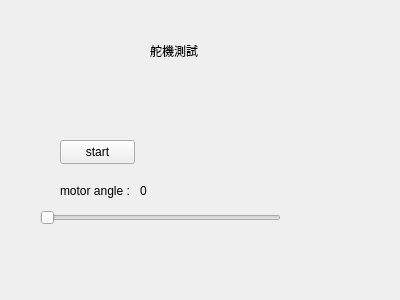
<?xml version="1.0" encoding="UTF-8"?>
<ui version="4.0">
 <class>Form</class>
 <widget class="QWidget" name="Form">
  <property name="geometry">
   <rect>
    <x>0</x>
    <y>0</y>
    <width>400</width>
    <height>300</height>
   </rect>
  </property>
  <property name="windowTitle">
   <string>Form</string>
  </property>
  <widget class="QSlider" name="Slider">
   <property name="geometry">
    <rect>
     <x>40</x>
     <y>210</y>
     <width>241</width>
     <height>16</height>
    </rect>
   </property>
   <property name="orientation">
    <enum>Qt::Orientation::Horizontal</enum>
   </property>
  </widget>
  <widget class="QLabel" name="angle">
   <property name="geometry">
    <rect>
     <x>60</x>
     <y>170</y>
     <width>81</width>
     <height>41</height>
    </rect>
   </property>
   <property name="text">
    <string>motor angle :</string>
   </property>
  </widget>
  <widget class="QLabel" name="label_2">
   <property name="geometry">
    <rect>
     <x>150</x>
     <y>30</y>
     <width>231</width>
     <height>41</height>
    </rect>
   </property>
   <property name="text">
    <string>舵機測試</string>
   </property>
  </widget>
  <widget class="QLabel" name="angel_num">
   <property name="geometry">
    <rect>
     <x>140</x>
     <y>180</y>
     <width>71</width>
     <height>21</height>
    </rect>
   </property>
   <property name="text">
    <string>0</string>
   </property>
  </widget>
  <widget class="QPushButton" name="Button1">
   <property name="geometry">
    <rect>
     <x>60</x>
     <y>140</y>
     <width>75</width>
     <height>24</height>
    </rect>
   </property>
   <property name="text">
    <string>start</string>
   </property>
  </widget>
 </widget>
 <resources/>
 <connections/>
</ui>
